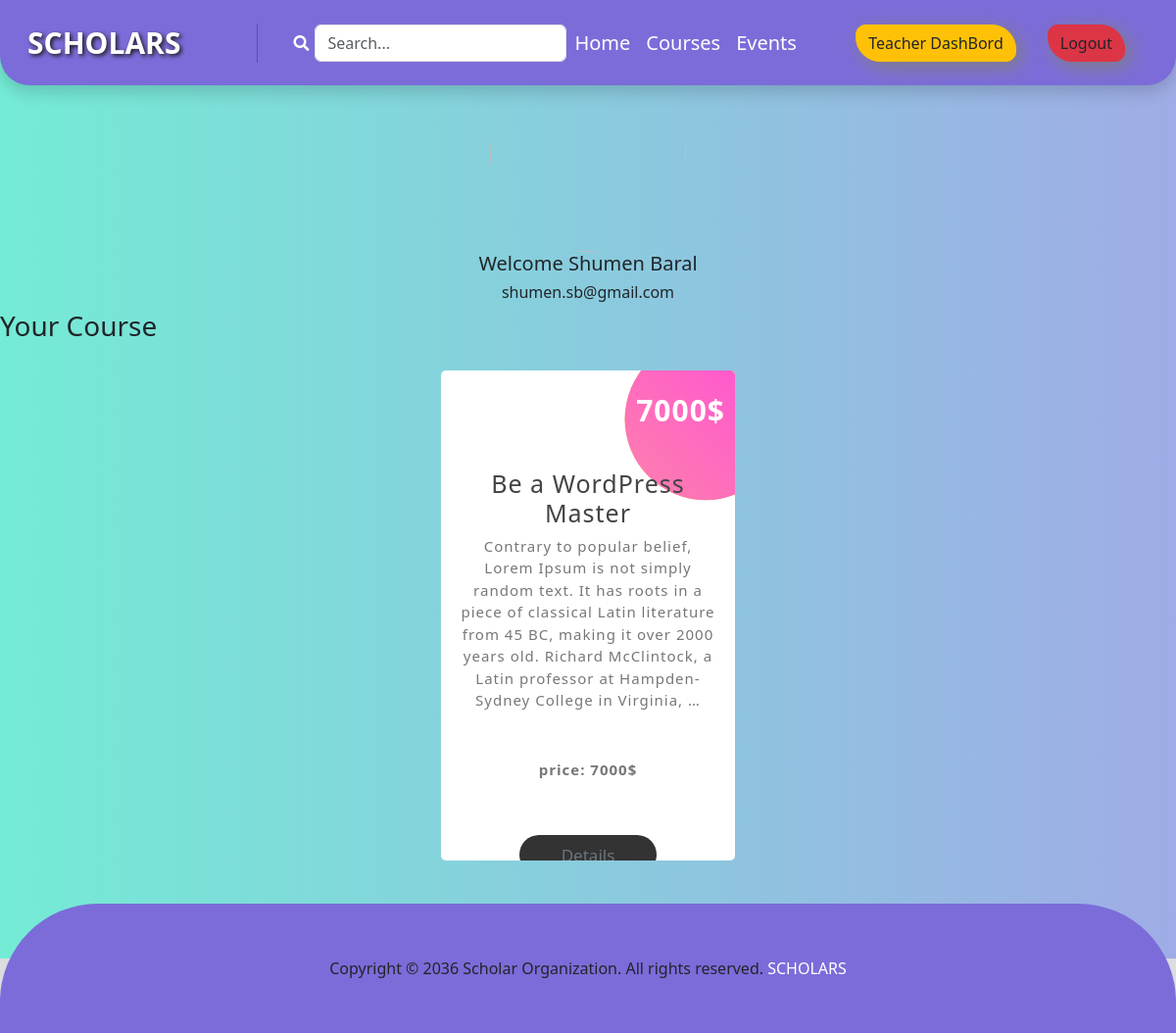
Page /course/student/ (signed in) on the earlier database version.
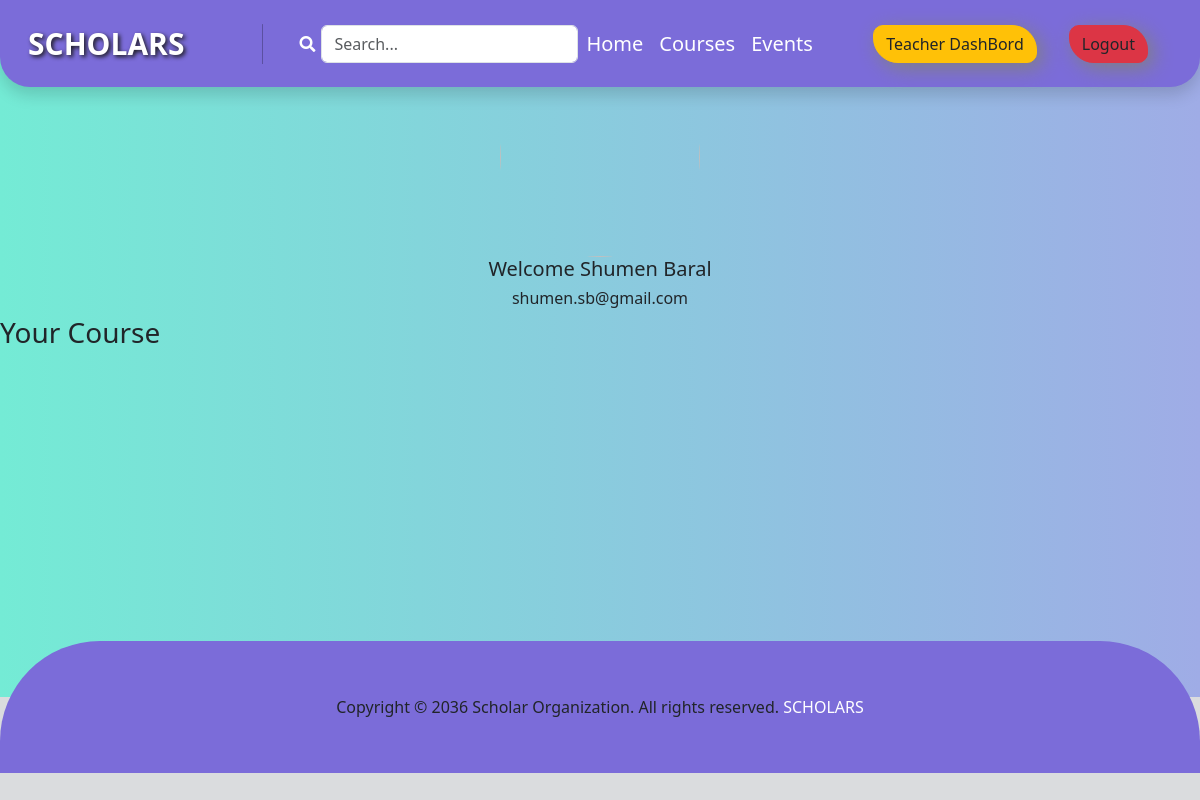
Same page on the later database version.
### Course/models.py (models this page shows, shortened)
class EnrolledCourse(models.Model):
    user = models.ForeignKey(User,on_delete=models.CASCADE)
    date = models.DateTimeField(auto_now_add=True)
    courses = models.ForeignKey(AddCourse,on_delete=models.CASCADE)

class AddCourse(models.Model):
    teacher = models.ForeignKey(User, on_delete=models.CASCADE,related_name='teacher' )
    Course_Title  = models.CharField(max_length=100)
    price = models.DecimalField(max_digits=10, decimal_places=0 , null=True)
    Content = models.TextField()
    Type = models.ForeignKey(Type,on_delete=models.CASCADE)
    image = models.ImageField(upload_to='Course/media/uploads/', blank = True, null = True)

### Course/views.py (the view)
# urls.py: path('student/',views.StudentView.as_view(),name='student')
class StudentView(LoginRequiredMixin, ListView):
    model = models.EnrolledCourse
    template_name = 'StudentDashboard.html'
    context_object_name = 'enrolled'
    def get_queryset(self):
        user_id = self.request.user.id
        queryset =  models.EnrolledCourse.objects.filter(user_id=user_id)
        return queryset

### Course/templates/StudentDashboard.html
{% extends "base.html" %}
{% load static %}
{% block content %}
<section class='teacher_container hightContainer'>
    <div class='d-flex justify-content-center'>
        <img class='teacher-logo' src="{% static "img/studentlife.webp" %}" alt="">
    </div>
    <h5 class='text-center'>Welcome {{request.user.first_name}} {{request.user.last_name}} </h5>
    <h6 class='text-center'>{{ request.user.email }}</h6>
    <h3 >Your Course  </h3>
    <div class="Card_container">
        {% for i in enrolled %}
        <div class="box">
            <h3>{{i.courses.Course_Title}}</h3>
            <p class="">{{i.courses.Content|truncatewords:40}}</p>
            <p class=" fw-bold mt-5">price: {{i.courses.price}}$</p>
            <div class='d-flex justify-content-center gap-1'>
                <button><a class='text-decoration-none text-secondary' href="{% url "details_view" i.courses.id %}"> Details</a></button>
            </div>
            <span class='count'>{{i.courses.price}}$</span>
          </div>
        {% endfor %}
      </div>
</section>
{% endblock content %}

Differences in the rows shown:
removed EnrolledCourse: courses.Course_Title "Be a WordPress Master", courses.Content "Contrary to popular belief, Lorem Ipsum is not simply random text. It has roots in a piece of classical Latin literature from 45 BC, making it over 2000 years old. Richard McClintock, a Latin professor at Hampden-Sydney College in Virginia, …", courses.price "7000"
